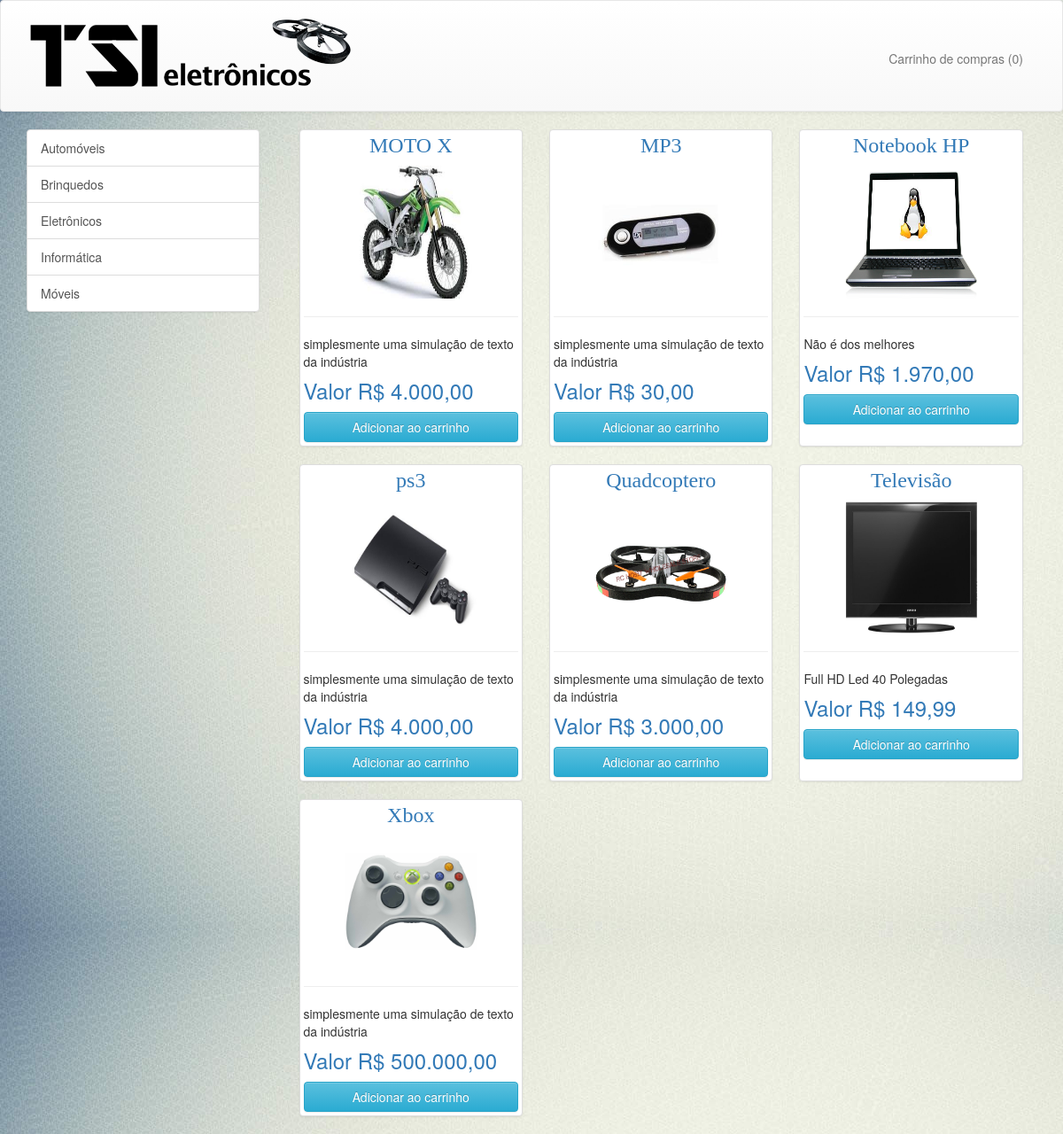
The page / on the database its author committed.
### tables this page shows
CREATE TABLE `departamentos` (
  `id` int(11) NOT NULL AUTO_INCREMENT,
  `nome` varchar(50) NOT NULL,
  PRIMARY KEY (`id`)
);

CREATE TABLE `produtos` (
  `id` int(11) NOT NULL AUTO_INCREMENT,
  `nome` varchar(150) NOT NULL,
  `detalhes` text,
  `preco` decimal(10,2) NOT NULL DEFAULT '0.00',
  `id_departamento` int(11) NOT NULL,
  PRIMARY KEY (`id`),
  KEY `fk_produtos_departamentos_idx` (`id_departamento`),
  CONSTRAINT `fk_produtos_departamentos` FOREIGN KEY (`id_departamento`) REFERENCES `departamentos` (`id`) ON DELETE NO ACTION ON UPDATE NO ACTION
);

CREATE TABLE `imagens` (
  `id` int(11) NOT NULL AUTO_INCREMENT,
  `foto` varchar(45) NOT NULL,
  `id_produto` int(11) NOT NULL,
  PRIMARY KEY (`id`)
);

### lib/controller_site.php (called while the page is built, shortened)
<?php
function chamadas()
{
    $consulta = "SELECT p.id, p.nome as nome_produto, p.detalhes, p.preco, d.nome as nome_departamento, i.foto
                   FROM produtos p
                   LEFT JOIN imagens i ON  p.id = i.id_produto
                   JOIN departamentos d ON d.id = p.id_departamento
                   ORDER BY p.nome";
    consultar($consulta);
    $registros = array();
    while ($registro = proximo_registro()) {
        array_push($registros, $registro);
    }
    return $registros;
}
function departamentos()
{
    $consulta = "SELECT * FROM departamentos ORDER BY nome";
    consultar($consulta);
    $registros = array();
    while ($registro = proximo_registro()) {
        array_push($registros, $registro);
    }
    return $registros;
}
function listar_carrinho($id_session)
{
  $consulta = "SELECT p.id, p.nome, p.preco, p.detalhes, c.id, c.id_produto  FROM carrinho c, produtos p WHERE id_session = '$id_session' AND c.id_produto = p.id ORDER BY c.timestamp DESC";
  consultar($consulta);
  $registros = array();
  return $registros;
}
?>

### lib/database.php (called while the page is built, shortened)
<?php
	$result = null;
	$conn = mysql_connect(HOST, USER, PASSWORD);
	function consultar($sql)
	{
		global $conn, $result;
		$result = mysql_query($sql,$conn);
	}
	function proximo_registro()
	{
		global $result;
		return mysql_fetch_assoc($result);
	}

### sections/loja.php (the view, shortened to what this page needs)
<div class="col-md-9">
    <?php foreach ($chamadas as $chamada) { ?>
        <div class="col-sm-4">
            <div id="produto" class="thumbnail">
                <?php
                $caminhoFoto = $chamada['foto'];
                if ($caminhoFoto) {
                    $img_produto = URL_BASE . "assets/img/" . $caminhoFoto;
                } else {
                    $img_produto = URL_BASE . "assets/img/default.jpeg";
                }
                ?>
                <a class="alinhamento" href=""><h3><?php echo $chamada['nome_produto'] ?></h3></a>
                <a href="">
                    <img class="imagem mostrar" src="<?= $img_produto ?>" width="150" height="150">
                </a>
                <hr>
                <p><?= substr($chamada['detalhes'], 0, 52) ?></p>
                <a href=""><strong><h3>Valor R$ <?php echo number_format($chamada['preco'], 2, ',', '.') ?></h3></strong></a>
                <div class="botaoComprar">
                    <a href="<?php echo URL_BASE ?>index.php?acao=adicionar&produto=<?php echo $chamada['id'] ?>" class="btn btn-info btn-block botaoComprar">Adicionar ao carrinho</a>
                </div>
            </div>
        </div>
    <?php }  ?>
</div>

### index.php (shortened to what this page needs)
<?php
  require_once 'lib/database.php';
  require_once 'lib/controller_site.php';
  if(!isset($acao))
  {
    $acao = 'index';
  }
  switch($acao)
  {
  case 'index':
    $chamadas = chamadas();
    $deptos = departamentos();
    $carrinho = listar_carrinho($_SESSION['carrinho']);
    require_once ('layout/head.php');
    require_once('layout/site.php');
  break;
  }
?>

### layout/head.php (shortened to what this page needs)
<!DOCTYPE html>
<html lang="pt">
    <head>
        <link href="<?php echo URL_BASE ?>assets/css/bootstrap.css" rel="stylesheet">
        <link href="<?php echo URL_BASE ?>assets/css/bootstrap-theme.css" rel="stylesheet">
        <link href="<?php echo URL_BASE ?>assets/css/estilos.css" rel="stylesheet">
    </head>

### layout/site.php (shortened to what this page needs)
<nav class="navbar navbar-default" role="navigation">
  <div class="container">
    <div class="collapse navbar-collapse">
      <div class="logo pull-left">
        <a href="<?php echo URL_BASE ?>">
          <img src="<?php echo URL_BASE ?>assets/img/logo.png" href="#">
        </a>
      </div>
      <ul class="nav navbar-nav navbar-right">
        <li style="margin-top:40px"><a href="<?php echo URL_BASE ?>index.php?acao=carrinho">Carrinho de compras (<?php echo count($carrinho) ?>)</a></li>
      </ul>
    </div>
  </div>
</nav>
<body>
    <div class="container">
        <div class="row">
            <div class="col-md-3">
                <div class="list-group">
                    <?php foreach ($deptos as $depto) { ?>
                        <a href="#" class="list-group-item"><?= $depto['nome'] ?></a>
                    <?php }  ?>
                </div>
            </div>
            <?php require_once($content) ?>
        </div>
    </div>
</body>
</html>

### assets/css/estilos.css (style rules this page uses)
body { background-image: url(../img/back.jpg); }
.imagem { margin-left: auto; margin-right: auto; weight: 150px; width: 150px; }
.logo { margin-top: 15px; margin-bottom: 15px; margin-left: -20px; }
img.mostrar { display: block; margin-left: auto; margin-right: auto; }
a.alinhamento { margin-left: auto; margin-right: auto; text-align: center; font-family: Verdana; font-size: 16pt; }

### rows shown on the page
departamentos: nome "Automóveis"
departamentos: nome "Brinquedos"
departamentos: nome "Eletrônicos"
departamentos: nome "Informática"
departamentos: nome "Móveis"
produtos: nome "MOTO X", imagens.foto (picture), detalhes "simplesmente uma simulação de texto da indústria", preco "4.000,00"
produtos: nome "MP3", imagens.foto (picture), detalhes "simplesmente uma simulação de texto da indústria", preco "30,00"
produtos: nome "Notebook HP", imagens.foto (picture), detalhes "Não é dos melhores", preco "1.970,00"
produtos: nome "ps3", imagens.foto (picture), detalhes "simplesmente uma simulação de texto da indústria", preco "4.000,00"
produtos: nome "Quadcoptero", imagens.foto (picture), detalhes "simplesmente uma simulação de texto da indústria", preco "3.000,00"
produtos: nome "Televisão", imagens.foto (picture), detalhes "Full HD Led 40 Polegadas", preco "149,99"
produtos: nome "Xbox", imagens.foto (picture), detalhes "simplesmente uma simulação de texto da indústria", preco "500.000,00"

### other values the page prints
count($carrinho) "0"
